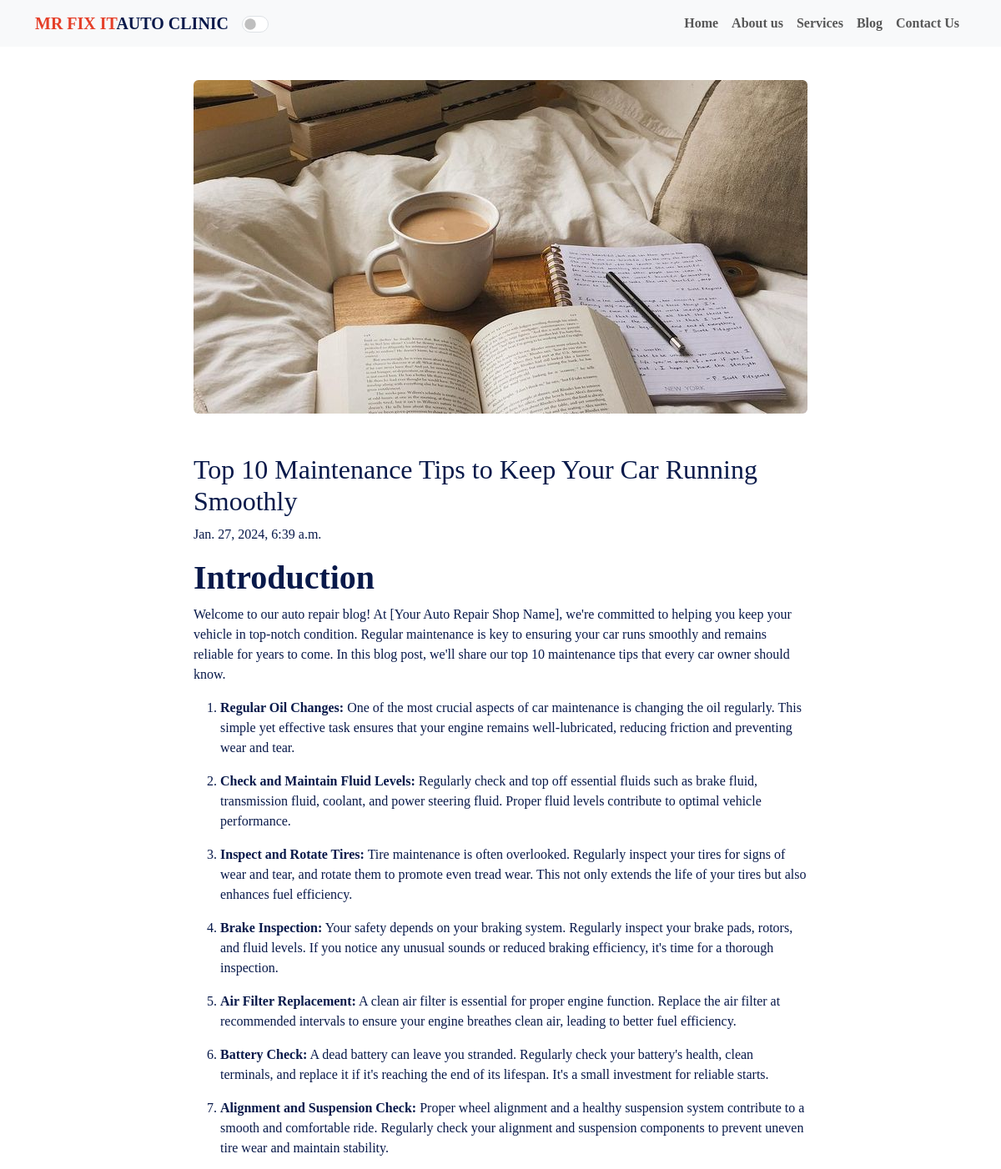
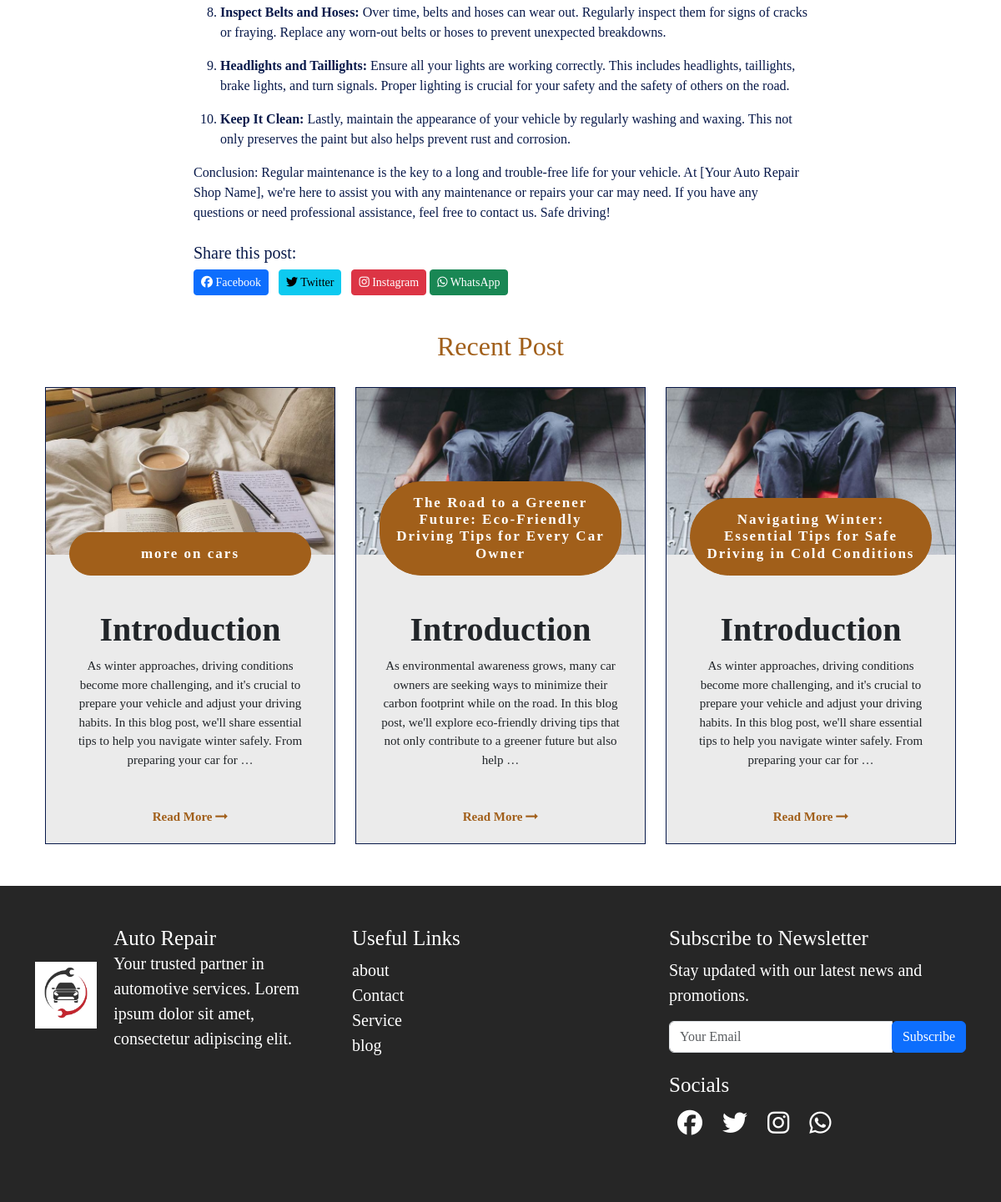
The app's page /blog/blog/1/ with its own data (2 pictures, top to bottom).
### blog/models.py (models this page shows, shortened)
class Blog(models.Model):
    title = models.CharField(max_length=200)
    image = models.ImageField(upload_to='blog_images/')
    content = RichTextField()
    created_at = models.DateTimeField(default=timezone.now)
    updated_at = models.DateTimeField(auto_now=True)

### blog/views.py (the view)
# urls.py: path('blog/<int:post_id>/', blog_post_detail, name='blog_post'),
def blog_post_detail(request, post_id):
    blog_post = get_object_or_404(Blog, id=post_id)
    recent_blogs = Blog.objects.exclude(id=post_id).order_by('-created_at')[:3]
    context = {"blog_post": blog_post, "recent_blogs": recent_blogs}
    return render(request, 'pages/blog_post.html', context)

### socials/context_processors.py (called while the page is built)
def socials(request):
    socials = Socials.objects.filter().first()
    return {"socials": socials}

### templates/pages/blog_post.html (shortened to what this page needs)
{% extends 'base.html' %}
{% load static %}
{% block body %}
    <div class="row mt-5">
        <div class="col-md-8 offset-md-2">
            <img src="{% static 'image/blog.jpg' %}" alt="Blog Post Image" class="img-fluid rounded blog-image mt-5">
        </div>
    </div>
    <div class="row mt-4">
        <div class="col-md-8 offset-md-2">
            <div class="text-blue">
                <h2 class="mt-4">{{ blog_post.title }}</h2>
            </div>
            <div class="text-blue">
                <p class="">{{ blog_post.updated_at }}</p>
            </div>
            <div class="text-blue">
                <p> {{ blog_post.content|safe}} </p>
            </div>
            <div class="mt-4 mb-4">
                <h5 class="text-blue">Share this post:</h5>
                <a href="https://www.facebook.com/sharer/sharer.php?u={{ request.build_absolute_uri }}" target="_blank" class="btn btn-primary btn-sm me-2"><i class="fab fa-facebook"></i> Facebook</a>
                <a href="https://twitter.com/intent/tweet?url={{ request.build_absolute_uri }}" target="_blank" class="btn btn-info btn-sm me-2"><i class="fab fa-twitter"></i> Twitter</a>
                <a href="https://www.instagram.com/share?url={{ request.build_absolute_uri }}" target="_blank" class="btn btn-danger btn-sm"><i class="fab fa-instagram"></i> Instagram</a>
                <a href="https://api.whatsapp.com/send?text={{ request.build_absolute_uri }}" target="_blank" class="btn btn-success btn-sm me-2"><i class="fab fa-whatsapp"></i> WhatsApp</a>
            </div>
        </div>
    </div>
    <div class="container">
        <div class="row">
            <div class="col-md-12">
                <div class="section-headrer">
                    <h2 class="text-orange"> Recent Post</h2>
                </div>
            </div>
        </div>
        <div class="row">
            {% for blog in recent_blogs %}
                <div class="col-md-4">
                    <div class="single-blog">
                        <div class="blog-bg blog-bg-1" style="background-image: url('{{ blog.image.url }}');">
                            <h2 class="bg-orange">{{ blog.title }}</h2>
                        </div>
                        <div class="blog-text">
                            <p>{{ blog.content|safe|truncatewords:40 }}</p>
                            <a href="{% url 'blog_post' post_id=blog.id %}" class="btn-area text-orange">Read More <i class="fa fa-long-arrow-right"></i></a>
                        </div>
                    </div>
                </div>
            {% endfor %}
        </div>
      </div>
{% endblock %}

### templates/base.html (shortened to what this page needs)
{% load static %}
<!doctype html>
<html lang="en">
  <head>
    <link href="https://cdn.jsdelivr.net/npm/bootstrap@5.3.2/dist/css/bootstrap.min.css" rel="stylesheet">
    <link href="{% static 'css/colors.css' %}" rel="stylesheet">
    <link href="{% static 'css/style.css' %}" rel="stylesheet">
    <link rel="stylesheet" href="https://cdnjs.cloudflare.com/ajax/libs/font-awesome/4.7.0/css/font-awesome.css">
    <link rel="stylesheet" href="https://cdnjs.cloudflare.com/ajax/libs/animate.css/3.7.2/animate.min.css">
  </head>
  <body class="light-mode">
    <nav class="navbar navbar-expand-lg navbar-light bg-light fixed-top mb-5">
        <div class="container">
          <a class="navbar-brand" href="{% url 'home' %}"><span>Mr Fix It</span>Auto Clinic</a>
         <div class="form-check form-switch theme-switch">
          <input class="form-check-input theme-toggle" type="checkbox" id="themeSwitch">
        </div>
          <div class="collapse navbar-collapse" id="navbarSupportedContent">
            <ul class="navbar-nav ms-auto mb-2 mb-lg-0">
              <li class="nav-item">
                <a class="nav-link" href="{% url 'home' %}">Home</a>
              </li>
              <li class="nav-item">
                <a class="nav-link" href="{% url 'about' %}">About us</a>
              </li>
              <li class="nav-item">
                <a class="nav-link" href="{% url 'services' %}">Services</a>
              </li>
              <li class="nav-item">
                <a class="nav-link" href="{% url 'blog' %}">Blog</a>
              </li>
              <li class="nav-item">
                <a class="nav-link" href="{% url 'contact' %}">Contact Us</a>
              </li>
            </ul>
          </div>
        </div>
      </nav>
    <div class="container">
      {% block body %} {% endblock %}
    </div>
    <footer class="footer-section bg-footer py-5">
      <div class="container">
        <div class="row">
          <div class="col-md-4 mb-4">
            <div class="d-flex align-items-center mb-3">
              <img src="{% static 'image/logo.png' %}" alt="Company Logo" class="img-fluid mr-3 bg-white" style="width: 80px; max-height: 80px; margin-right: 20px;">
              <div>
                <h3 class="text-white mb-0">Auto Repair</h3>
                <p class="text-white">Your trusted partner in automotive services. Lorem ipsum dolor sit amet, consectetur adipiscing elit.</p>
              </div>
            </div>
          </div>
          <div class="col-md-4 mb-4">
            <h3 class="text-white">Useful Links</h3>
            <ul class="list-unstyled">
              <li><a href="{% url 'about' %}">about</a></li>
              <li><a href="{% url 'contact' %}">Contact</a></li>
              <li><a href="{% url 'services' %}">Service</a></li>
              <li><a href="{% url 'blog' %}">blog</a></li>
            </ul>
          </div>
          <div class="col-md-4 mb-4">
            <h3 class="text-white">Subscribe to Newsletter</h3>
            <p class="text-white">Stay updated with our latest news and promotions.</p>
            <form action="{% url 'subscribe' %}" method="POST">
              <div class="input-group mb-3">
                <input type="email" name="email" id="email" class="form-control" placeholder="Your Email" aria-label="Your Email" aria-describedby="button-addon2" required>
                <div class="input-group-append">
                  <button class="btn btn-primary" type="submit" id="button-addon2">Subscribe</button>
                </div>
              </div>
            </form>
            <h3 class="text-white mt-4">Socials</h3>
            <div class="social-icons">
              {% if socials.facebook_link %}
                <a href="{{ socials.facebook_link }}" target="_blank" class="text-white" style="font-size: 30px; padding: 10px;"><i class="fab fa-facebook"></i></a>
              {% endif %}
              {% if socials.twitter_link %}
                <a href="{{ socials.twitter_link }}" target="_blank" class="text-white" style="font-size: 30px; padding: 10px;"><i class="fab fa-twitter"></i></a>
              {% endif %}
              {% if socials.instagram_link %}
                <a href="{{ socials.instagram_link }}" target="_blank" class="text-white" style="font-size: 30px; padding: 10px;"><i class="fab fa-instagram"></i></a>
              {% endif %}
              {% if socials.whatsapp_link %}
                <a href="{{ socials.whatsapp_link }}" target="_blank" class="text-white" style="font-size: 30px; padding: 10px;"><i class="fab fa-whatsapp"></i></a>
              {% endif %}
            </div>
          </div>
        </div>
      </div>
    </footer>
  </body>
</html>

### static/css/colors.css (style rules this page uses)
body.light-mode { --navbar-bg-color: #f8f9fa; --navbar-text-color: #212529; --body-bg-color: #ffffff; --text-orange: #A15F1A; --bg-orange: #A15F1A; --text-blue: #08194a; --text-hero: #08194a; --bg-white: white; --text-whit: white; --text-blac: black; --bg-footer: #262626; --bg-dac: #262626; --bg-whit: white; --txt-black: black; }
.navbar { background-color: var(--navbar-bg-color); color: var(--navbar-text-color); }
body { background-color: var(--body-bg-color); }
.text-orange { color: var(--text-orange); }
.text-blue { color: var(--text-blue); }
.bg-orange { background-color: var(--bg-orange); }
.bg-white { background-color: var(--bg-white); }
.bg-footer { background-color: var(--bg-footer); }

### static/css/style.css (style rules this page uses)
* { font-family: montserrat; }
.theme-toggle { width: 100px; height: 20px; }
.navbar-nav a { font-size: 16px; font-weight: 700; }
.navbar-light .navbar-brand { color: #08194a; font-size: 25; text-transform: uppercase; font-weight: bold; }
.navbar-light .navbar-brand span { color: #e53f29; }
.section-headrer { text-align: center; margin-top: 18px; margin-bottom: 30px; }
.single-blog { border: 1px solid #08194a; text-align: center; background: #ebebeb; margin-bottom: 50px; }
.blog-bg { height: 200px; position: relative; }
.blog-bg-1 { -webkit-background-size: cover; background-size: cover; background-position: center; }
.blog-bg h2 { color: #fff; border: 1px solid #A15F1A; font-size: 17px; align-items: center; font-weight: 700; padding: 15px; position: absolute; left: 8%; width: 84%; margin: 0; bottom: -25px; border-radius: 50px; letter-spacing: 2px; }
.blog-text { padding: 50px 30px 20px; font-size: 15px; font-weight: 400px; }
.btn-area { display: inline-block; font-style: 17px; font-weight: 700; margin-top: 30px; text-transform: capitalize; text-decoration: none; }
.blog-image { width: 100%; max-height: 400px; object-fit: cover; }
.footer-section a { color: white !important; transition: color 0.3s ease; font-size: 20px; text-decoration: none; }
.footer-section h3.text-white { font-size: 25px; }
.footer-section p.text-white { font-size: 20px; }

### records on screen
Blog: title "Top 10 Maintenance Tips to Keep Your Car Running Smoothly", updated_at "Jan. 27, 2024, 6:39 a.m.", content "Introduction Welcome to our auto repair blog! At [Your Auto Repair Shop Name], we're committed to helping you keep your vehicle in top-notch condition. Regular maintenance is key to ensuring your car runs smoothly and remains reliable for years to come. In this blog post, we'll share our top 10 maintenance tips that every car owner should know. Regular Oil Changes: One of the most crucial aspects of car maintenance is changing the oil regularly. This simple yet effective task ensures that your engine remains well-lubricated, reducing friction and preventing wear and tear. Check and Maintain Fluid Levels: Regularly check and top off essential fluids such as brake fluid, transmission fluid,…"
Blog: image (picture), title "more on cars", content "Introduction As winter approaches, driving conditions become more challenging, and it's crucial to prepare your vehicle and adjust your driving habits. In this blog post, we'll share essential tips to help you navigate winter safely. From preparing your car for …"
Blog: image (picture), title "The Road to a Greener Future: Eco-Friendly Driving Tips for Every Car Owner", content "Introduction As environmental awareness grows, many car owners are seeking ways to minimize their carbon footprint while on the road. In this blog post, we'll explore eco-friendly driving tips that not only contribute to a greener future but also help …"
Blog: image (picture), title "Navigating Winter: Essential Tips for Safe Driving in Cold Conditions", content "Introduction As winter approaches, driving conditions become more challenging, and it's crucial to prepare your vehicle and adjust your driving habits. In this blog post, we'll share essential tips to help you navigate winter safely. From preparing your car for …"
